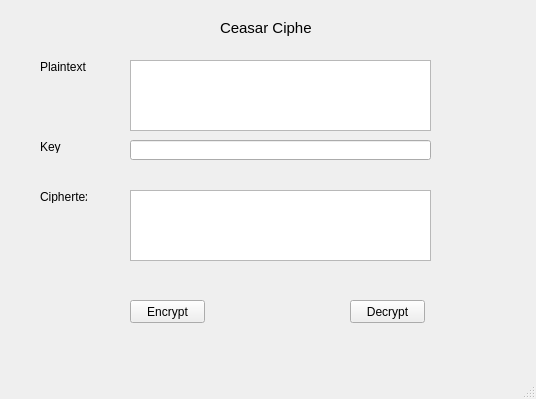
<?xml version="1.0" encoding="UTF-8"?>
<ui version="4.0">
 <class>MainWindow</class>
 <widget class="QMainWindow" name="MainWindow">
  <property name="geometry">
   <rect>
    <x>0</x>
    <y>0</y>
    <width>536</width>
    <height>399</height>
   </rect>
  </property>
  <property name="windowTitle">
   <string>MainWindow</string>
  </property>
  <widget class="QWidget" name="centralwidget">
   <widget class="QLabel" name="label">
    <property name="geometry">
     <rect>
      <x>220</x>
      <y>20</y>
      <width>91</width>
      <height>16</height>
     </rect>
    </property>
    <property name="font">
     <font>
      <pointsize>11</pointsize>
     </font>
    </property>
    <property name="text">
     <string>Ceasar Cipher</string>
    </property>
   </widget>
   <widget class="QLabel" name="label_2">
    <property name="geometry">
     <rect>
      <x>40</x>
      <y>60</y>
      <width>47</width>
      <height>13</height>
     </rect>
    </property>
    <property name="text">
     <string>Plaintext</string>
    </property>
   </widget>
   <widget class="QLabel" name="label_3">
    <property name="geometry">
     <rect>
      <x>40</x>
      <y>140</y>
      <width>47</width>
      <height>13</height>
     </rect>
    </property>
    <property name="text">
     <string>Key</string>
    </property>
   </widget>
   <widget class="QLabel" name="label_4">
    <property name="geometry">
     <rect>
      <x>40</x>
      <y>190</y>
      <width>47</width>
      <height>13</height>
     </rect>
    </property>
    <property name="text">
     <string>Ciphertext:</string>
    </property>
   </widget>
   <widget class="QLineEdit" name="text_key">
    <property name="geometry">
     <rect>
      <x>130</x>
      <y>140</y>
      <width>301</width>
      <height>20</height>
     </rect>
    </property>
   </widget>
   <widget class="QTextEdit" name="text_plaintext">
    <property name="geometry">
     <rect>
      <x>130</x>
      <y>60</y>
      <width>301</width>
      <height>71</height>
     </rect>
    </property>
   </widget>
   <widget class="QTextEdit" name="text_ciphertext">
    <property name="geometry">
     <rect>
      <x>130</x>
      <y>190</y>
      <width>301</width>
      <height>71</height>
     </rect>
    </property>
   </widget>
   <widget class="QPushButton" name="btn_encrypt">
    <property name="geometry">
     <rect>
      <x>130</x>
      <y>300</y>
      <width>75</width>
      <height>23</height>
     </rect>
    </property>
    <property name="text">
     <string>Encrypt</string>
    </property>
   </widget>
   <widget class="QPushButton" name="btn_decrypt">
    <property name="geometry">
     <rect>
      <x>350</x>
      <y>300</y>
      <width>75</width>
      <height>23</height>
     </rect>
    </property>
    <property name="text">
     <string>Decrypt</string>
    </property>
   </widget>
  </widget>
  <widget class="QMenuBar" name="menubar">
   <property name="geometry">
    <rect>
     <x>0</x>
     <y>0</y>
     <width>536</width>
     <height>21</height>
    </rect>
   </property>
  </widget>
  <widget class="QStatusBar" name="statusbar"/>
 </widget>
 <resources/>
 <connections/>
</ui>
